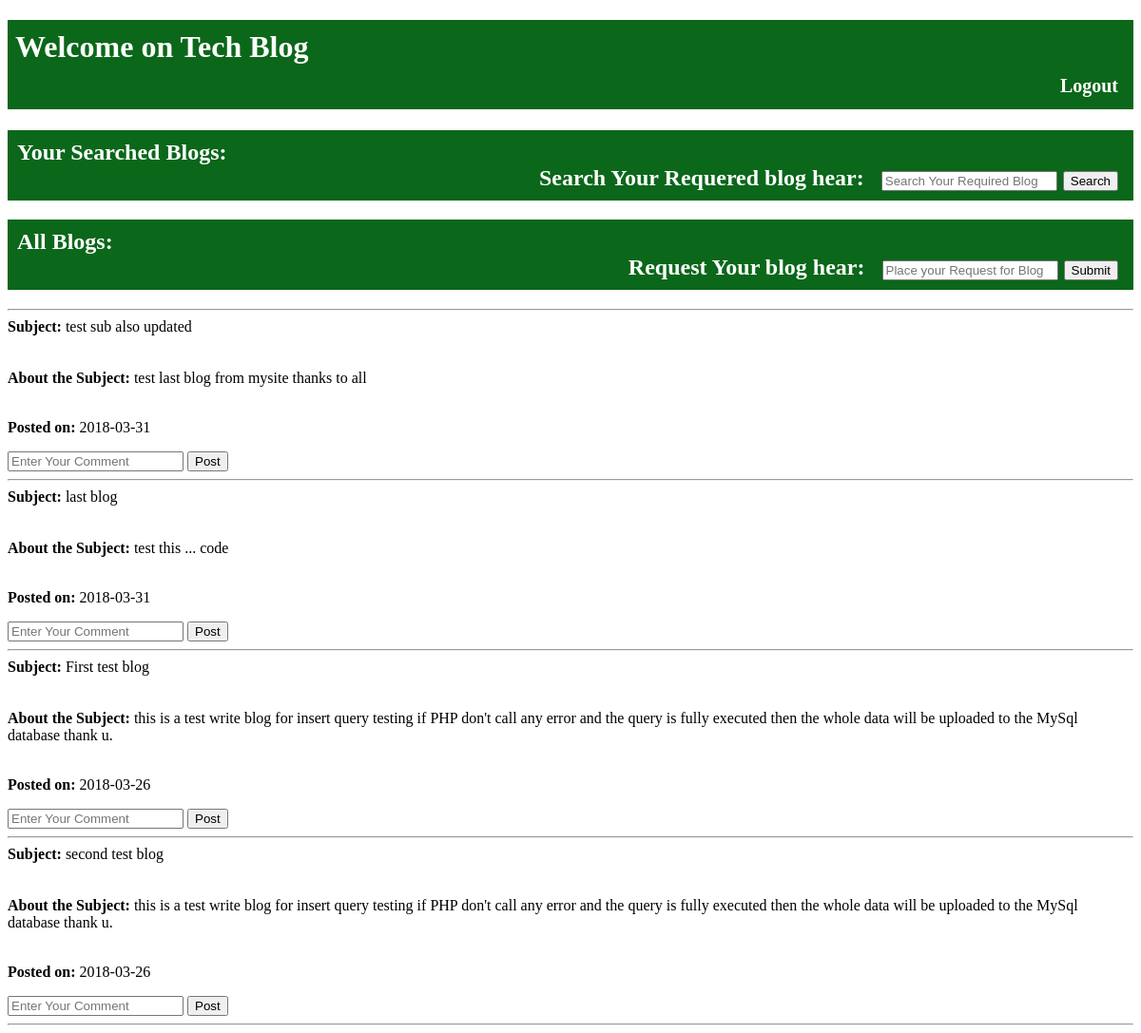
/home_u.php, run on the app's committed database.
### tables this page shows
CREATE TABLE `blog` (
  `b_id` int(11) NOT NULL,
  `b_sub` varchar(255) NOT NULL,
  `b_content` varchar(255) NOT NULL,
  `b_date` date NOT NULL,
  `b_time` time NOT NULL,
  `a_fname` varchar(255) NOT NULL
);

### home_u.php (the view, shortened to what this page needs)
<?php
require 'db_link.php';
?>
<!DOCTYPE HTML>
<html lang="en-US">
<head>
	<link rel="stylesheet" href="style_u.css">
</head>
<body>
	<h1>&nbsp;Welcome <?php echo $_SESSION['u_fn']; ?> on Tech Blog
    <div align="right">
	<a href="logout.php">Logout</a> &nbsp;</h1>
<h2>Your Searched Blogs:
  <div align="right">
  <form action="home_u.php" method="get">
        Search Your Requered blog hear: &nbsp;
    <input type="text" name="srch" placeholder="Search Your Required Blog">
    <input type="submit" name="s_btn" value="Search">&nbsp;
  </form>
</div>
</h2>
  <h2>All Blogs:
      <div align="right">
  <form action="home_u.php" method="get">
    Request Your blog hear: &nbsp;
    <input type="text" name="req" placeholder="Place your Request for Blog">
    <input type="submit" name="r_btn" value="Submit">&nbsp;
  </form>
</div>
  </h2>
<?php
$sql="select * from blog order by b_time";
$md=mysqli_query($cnt,$sql) or die("Can not fetch data from database ".mysqli_error($cnt));
if(mysqli_num_rows($md)>0){
      while($r=mysqli_fetch_array($md))
      {
          ?>
<hr>
<strong> Subject: </strong><?php echo $r['b_sub'] ?><br><br><br>
<strong>About the Subject: </strong><?php echo $r['b_content'] ?><br><br>
<p><strong>Posted on: </strong><?php echo $r['b_date'] ?></p>
<form method="post" action="comm_u.php">
<input type="post" name="com" placeholder="Enter Your Comment">
<input type="submit" name="btn" value="Post">
</form>
<hr
<?php
        }
        }
    else{ ?>
     <strong>Sorry! There is No Blogs to Show.</strong>
    <?php } ?>
</body>
</html>

### style_u.css (style rules this page uses)
h1 { background:#0B671A; padding:10px 0px; color:white; }
h2 { background:#0B671A; padding:10px; color:white; }
a { text-decoration: none; color:white; background:#0B671A; font-size: 20px; }

### data on the page
blog: b_sub "test sub also updated", b_content "test last blog from mysite thanks to all", b_date "2018-03-31"
blog: b_sub "last blog", b_content "test this ... code", b_date "2018-03-31"
blog: b_sub "First test blog", b_content "this is a test write blog for insert query testing if PHP don't call any error and the query is fully executed then the whole data will be uploaded to the MySql database thank u.", b_date "2018-03-26"
blog: b_sub "second test blog", b_content "this is a test write blog for insert query testing if PHP don't call any error and the query is fully executed then the whole data will be uploaded to the MySql database thank u.", b_date "2018-03-26"
